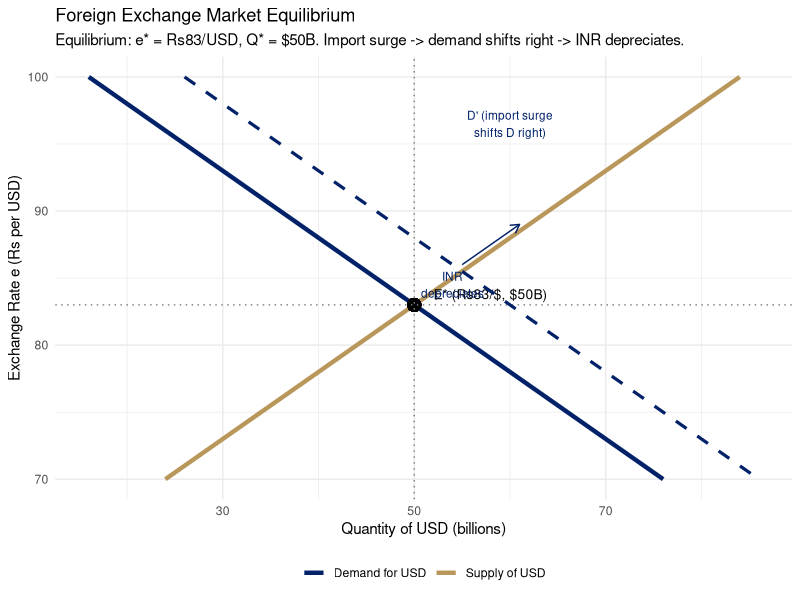
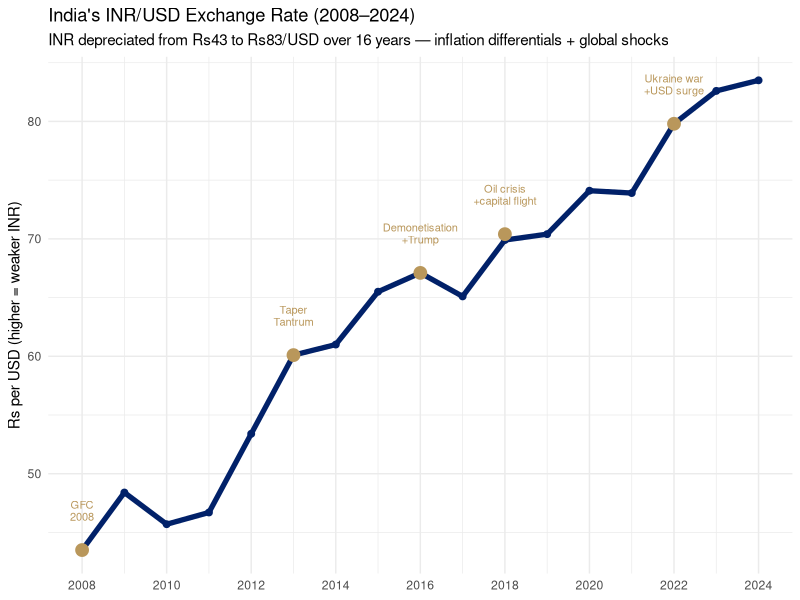
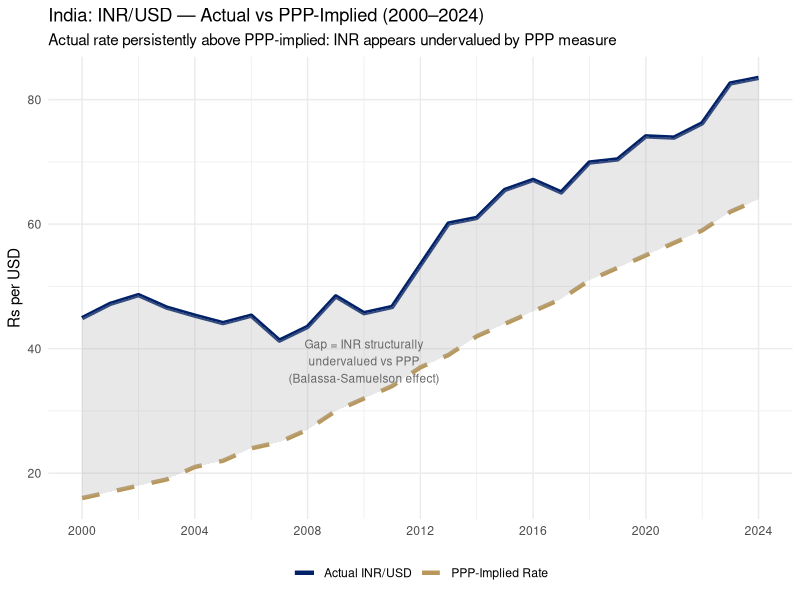
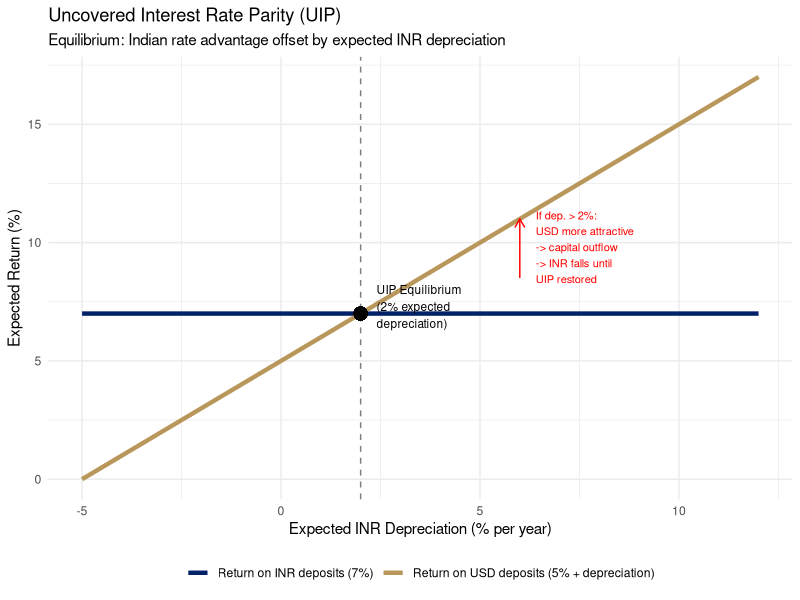

The R script that drew these images, in order:
## ---- chunk 1
#| label: setup
#| include: false
library(ggplot2)
library(dplyr)
library(scales)
library(patchwork)
options(scipen=999)
theme_set(theme_minimal(base_size=11))
knitr::opts_chunk$set(echo = knitr::is_html_output())
## ---- chunk 2
#| label: fig-forex-eq
#| fig-cap: "Foreign Exchange Market: Equilibrium Exchange Rate Determination\nSource: Author's illustration."
#| fig-width: 7
#| fig-height: 4

e_seq <- seq(70, 100, by=0.5)
Q_d2 <- 216 - 2*e_seq
Q_s2 <- -116 + 2*e_seq

df_forex <- data.frame(
  e = e_seq,
  Q_d = pmax(0, Q_d2),
  Q_s = pmax(0, Q_s2)
)

df_d_shift <- data.frame(
  Q = pmax(0, 226 - 2*e_seq),
  e = e_seq
)

ggplot(df_forex) +
  geom_line(aes(x=Q_d, y=e, color="Demand for USD"), linewidth=1.5) +
  geom_line(aes(x=Q_s, y=e, color="Supply of USD"), linewidth=1.5) +
  geom_point(aes(x=50, y=83), size=4, color="black") +
  annotate("text", x=52, y=83.8, label="E* (Rs83/$, $50B)", size=3.5, hjust=0) +
  geom_hline(yintercept=83, linetype="dotted", color="grey50") +
  geom_vline(xintercept=50, linetype="dotted", color="grey50") +
  geom_line(data=df_d_shift, aes(x=Q, y=e), color="#012169", linetype="dashed", linewidth=1.1) +
  annotate("text", x=60, y=96.5, label="D' (import surge\nshifts D right)", size=3, color="#012169") +
  annotate("segment", x=55, y=86, xend=61, yend=89,
           arrow=arrow(length=unit(0.25,"cm")), color="#012169") +
  annotate("text", x=54, y=84.5, label="INR\ndepreciates", size=3, color="#012169") +
  scale_color_manual(values=c("Demand for USD"="#012169", "Supply of USD"="#B9975B")) +
  labs(title="Foreign Exchange Market Equilibrium",
       subtitle="Equilibrium: e* = Rs83/USD, Q* = $50B. Import surge -> demand shifts right -> INR depreciates.",
       x="Quantity of USD (billions)", y="Exchange Rate e (Rs per USD)",
       color=NULL) +
  theme(legend.position="bottom")
## ---- chunk 3
#| label: fig-inr-trend
#| fig-cap: "INR/USD Exchange Rate: Key Depreciation Episodes (2008–2024)\nSource: RBI, Database on Indian Economy (DBIE)."
#| fig-width: 9
#| fig-height: 4.5

inr_events <- data.frame(
  year = c(2008,2009,2010,2011,2012,2013,2014,2015,2016,2017,
           2018,2019,2020,2021,2022,2023,2024),
  rate = c(43.5,48.4,45.7,46.7,53.4,60.1,61.0,65.5,67.1,65.1,
           69.9,70.4,74.1,73.9,79.8,82.6,83.5)
)

events <- data.frame(
  year  = c(2008,  2013,       2016,                2018,               2022),
  rate  = c(43.5,  60.1,       67.1,                70.4,               79.8),
  label = c("GFC\n2008","Taper\nTantrum","Demonetisation\n+Trump","Oil crisis\n+capital flight","Ukraine war\n+USD surge")
)

ggplot(inr_events, aes(x=year, y=rate)) +
  geom_line(color="#012169", linewidth=1.8) +
  geom_point(color="#012169", size=2) +
  geom_point(data=events, aes(x=year, y=rate), color="#B9975B", size=4) +
  geom_text(data=events, aes(x=year, y=rate+2.5, label=label),
            size=2.8, color="#B9975B", vjust=0, lineheight=0.9) +
  scale_x_continuous(breaks=seq(2008,2024,2)) +
  labs(title="India's INR/USD Exchange Rate (2008–2024)",
       subtitle="INR depreciated from Rs43 to Rs83/USD over 16 years — inflation differentials + global shocks",
       x=NULL, y="Rs per USD (higher = weaker INR)") +
  theme_minimal(base_size=11)
## ---- chunk 4
#| label: fig-ppp-india
#| fig-cap: "India: Actual Exchange Rate vs PPP-Implied Rate (INR/USD, 2000–2024)\nSource: RBI; World Bank, International Comparison Program (ICP)."
#| fig-width: 8
#| fig-height: 4.5

inr_data <- data.frame(
  year = 2000:2024,
  actual = c(44.9,47.2,48.6,46.6,45.3,44.1,45.3,41.3,43.5,48.4,
             45.7,46.7,53.4,60.1,61.0,65.5,67.1,65.1,69.9,70.4,
             74.1,73.9,76.2,82.6,83.5),
  ppp_implied = c(16,17,18,19,21,22,24,25,27,30,
                  32,34,37,39,42,44,46,48,51,53,
                  55,57,59,62,64)
)

ggplot(inr_data, aes(x=year)) +
  geom_line(aes(y=actual, color="Actual INR/USD"), linewidth=1.5) +
  geom_line(aes(y=ppp_implied, color="PPP-Implied Rate"), linewidth=1.5, linetype="dashed") +
  geom_ribbon(aes(ymin=ppp_implied, ymax=actual), fill="grey70", alpha=0.3) +
  annotate("text", x=2010, y=38, label="Gap = INR structurally\nundervalued vs PPP\n(Balassa-Samuelson effect)",
           size=3, color="grey40") +
  scale_color_manual(values=c("Actual INR/USD"="#012169","PPP-Implied Rate"="#B9975B")) +
  scale_x_continuous(breaks=seq(2000,2024,4)) +
  labs(title="India: INR/USD — Actual vs PPP-Implied (2000–2024)",
       subtitle="Actual rate persistently above PPP-implied: INR appears undervalued by PPP measure",
       x=NULL, y="Rs per USD", color=NULL) +
  theme_minimal(base_size=11) +
  theme(legend.position="bottom")
## ---- chunk 5
#| label: fig-irp
#| fig-cap: "Uncovered Interest Rate Parity: Expected Return Equalization\nSource: Author's illustration."
#| fig-width: 7
#| fig-height: 4.5

depreciation_pct <- seq(-5, 12, by=0.5)
i_usd <- 5
return_usd <- i_usd + depreciation_pct

df_irp <- data.frame(
  dep = depreciation_pct,
  return_inr = 7,
  return_usd = return_usd
)

ggplot(df_irp, aes(x=dep)) +
  geom_line(aes(y=return_inr, color="Return on INR deposits (7%)"), linewidth=1.5) +
  geom_line(aes(y=return_usd, color="Return on USD deposits (5% + depreciation)"), linewidth=1.5) +
  geom_vline(xintercept=2, linetype="dashed", color="grey50") +
  geom_point(aes(x=2, y=7), size=4, color="black") +
  annotate("text", x=2.4, y=7.3, label="UIP Equilibrium\n(2% expected\ndepreciation)", size=3, hjust=0) +
  annotate("segment", x=6, y=8.5, xend=6, yend=11.0,
           arrow=arrow(length=unit(0.25,"cm")), color="red") +
  annotate("text", x=6.4, y=9.8, label="If dep. > 2%:\nUSD more attractive\n-> capital outflow\n-> INR falls until\nUIP restored",
           size=2.8, color="red", hjust=0) +
  scale_color_manual(values=c("Return on INR deposits (7%)"="#012169",
                               "Return on USD deposits (5% + depreciation)"="#B9975B")) +
  labs(title="Uncovered Interest Rate Parity (UIP)",
       subtitle="Equilibrium: Indian rate advantage offset by expected INR depreciation",
       x="Expected INR Depreciation (% per year)", y="Expected Return (%)",
       color=NULL) +
  theme_minimal(base_size=11) +
  theme(legend.position="bottom")
